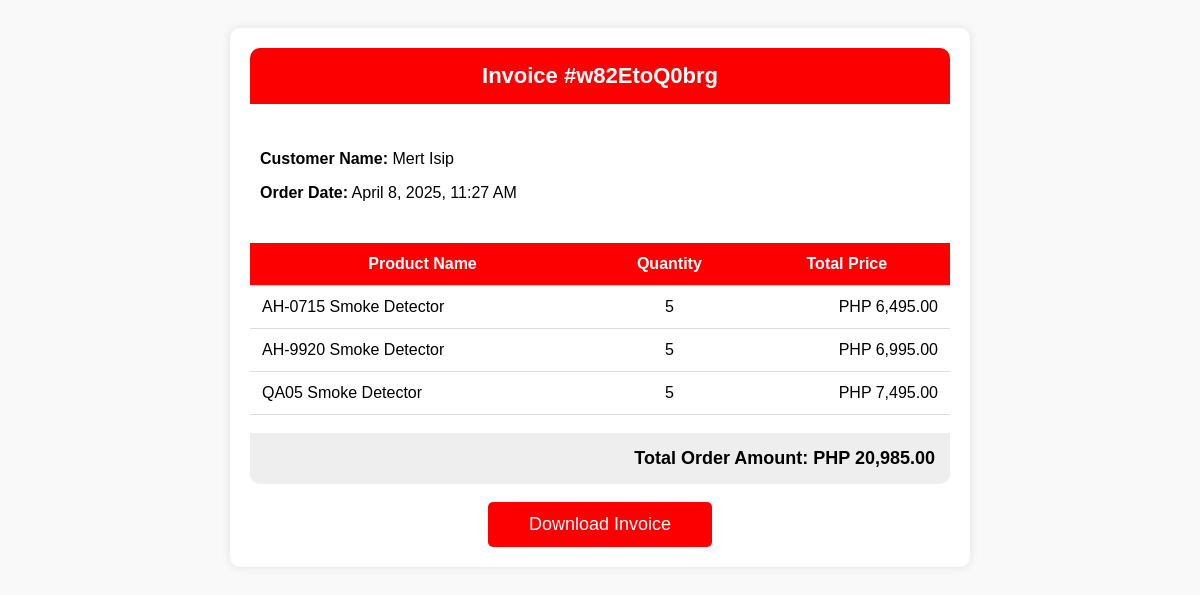
The page /src/invoice.php?referenceNum=w82EtoQ0brg on the database its author committed.
### tables this page shows
CREATE TABLE `orders_tbl` (
  `orderID` int(11) NOT NULL AUTO_INCREMENT,
  `referenceNum` varchar(11) NOT NULL,
  `userID` int(11) DEFAULT NULL,
  `totalAmount` decimal(10,2) DEFAULT NULL,
  `mopID` int(11) DEFAULT NULL,
  `statusID` int(11) DEFAULT NULL,
  `orderReceipt` text DEFAULT NULL,
  `toReceive` datetime DEFAULT NULL,
  `receivedAt` datetime DEFAULT NULL,
  `cancelledAt` datetime DEFAULT NULL,
  `createdAt` datetime NOT NULL DEFAULT current_timestamp(),
  `updatedAt` datetime NOT NULL DEFAULT current_timestamp(),
  PRIMARY KEY (`orderID`) USING BTREE,
  KEY `orderMopFK` (`mopID`),
  KEY `orderStatusFK` (`statusID`),
  KEY `orderUserFK` (`userID`),
  CONSTRAINT `orderMopFK` FOREIGN KEY (`mopID`) REFERENCES `modes_of_payment_tbl` (`mopID`) ON DELETE SET NULL ON UPDATE NO ACTION,
  CONSTRAINT `orderStatusFK` FOREIGN KEY (`statusID`) REFERENCES `statuses_tbl` (`statusID`) ON DELETE SET NULL ON UPDATE NO ACTION,
  CONSTRAINT `orderUserFK` FOREIGN KEY (`userID`) REFERENCES `users_tbl` (`userID`) ON DELETE SET NULL ON UPDATE NO ACTION
);

CREATE TABLE `order_items_tbl` (
  `orderItemID` int(11) NOT NULL AUTO_INCREMENT,
  `orderID` int(11) DEFAULT NULL,
  `productID` int(11) DEFAULT NULL,
  `orderItemQuantity` int(11) NOT NULL DEFAULT 0,
  `orderItemTotal` decimal(10,2) NOT NULL DEFAULT 0.00,
  `orderReceipt` text DEFAULT NULL,
  `createdAt` datetime NOT NULL DEFAULT current_timestamp(),
  PRIMARY KEY (`orderItemID`),
  KEY `orderItemOrderFK` (`orderID`),
  KEY `orderItemProductFK` (`productID`),
  CONSTRAINT `orderItemOrderFK` FOREIGN KEY (`orderID`) REFERENCES `orders_tbl` (`orderID`) ON DELETE SET NULL ON UPDATE NO ACTION,
  CONSTRAINT `orderItemProductFK` FOREIGN KEY (`productID`) REFERENCES `products_tbl` (`productID`) ON DELETE SET NULL ON UPDATE NO ACTION
);

CREATE TABLE `products_tbl` (
  `productID` int(11) NOT NULL AUTO_INCREMENT,
  `userID` int(11) DEFAULT NULL,
  `productName` varchar(50) NOT NULL,
  `productIMG` varchar(100) NOT NULL,
  `categoryID` int(11) DEFAULT NULL,
  `productDesc` text NOT NULL,
  `productSpecs` text NOT NULL,
  `productPrice` decimal(10,2) NOT NULL DEFAULT 0.00,
  `inStock` int(11) NOT NULL DEFAULT 0,
  `prodSold` int(11) NOT NULL DEFAULT 0,
  `statusID` int(11) NOT NULL DEFAULT 5,
  `createdAt` datetime NOT NULL DEFAULT current_timestamp(),
  `updatedAt` datetime NOT NULL DEFAULT current_timestamp(),
  PRIMARY KEY (`productID`),
  UNIQUE KEY `productName` (`productName`),
  KEY `productCategoryFK` (`categoryID`) USING BTREE,
  KEY `productUserFK` (`userID`),
  KEY `productStatusFK` (`statusID`) USING BTREE,
  CONSTRAINT `productCategoryFK` FOREIGN KEY (`categoryID`) REFERENCES `categories_tbl` (`categoryID`) ON DELETE SET NULL ON UPDATE NO ACTION,
  CONSTRAINT `productStatusFK` FOREIGN KEY (`statusID`) REFERENCES `statuses_tbl` (`statusID`) ON DELETE NO ACTION ON UPDATE NO ACTION,
  CONSTRAINT `productsUserFK` FOREIGN KEY (`userID`) REFERENCES `users_tbl` (`userID`) ON DELETE SET NULL ON UPDATE NO ACTION
);

### src/invoice.php (the view, shortened to what this page needs)
<?php
require 'weltz_dbconnect.php';
$referenceNum = $_GET['referenceNum'];
$orderSQL = "SELECT o.orderID, o.createdAt, COALESCE(CONCAT(u.userFname, ' ', u.userLname), 'Deleted User') AS userFullName
             FROM orders_tbl o
             JOIN users_tbl u ON o.userID = u.userID
             WHERE o.referenceNum = ?";
$stmt = $conn->prepare($orderSQL);
$stmt->bind_param("s", $referenceNum);
$stmt->execute();
$order = $stmt->get_result()->fetch_assoc();
$orderID = $order['orderID'];
$orderItemsSQL = "SELECT p.productName, oi.orderItemQuantity, oi.orderItemTotal
                  FROM order_items_tbl oi
                  JOIN products_tbl p ON oi.productID = p.productID
                  WHERE oi.orderID = ?";
$stmt = $conn->prepare($orderItemsSQL);
$stmt->bind_param("i", $orderID);
$stmt->execute();
$orderItems = $stmt->get_result();
$totalOrderAmount = 0;
?>
<!DOCTYPE html>
<html lang="en">
<head>
</head>
<body>
<div class="invoice-container">
    <div class="header">Invoice #<?= htmlspecialchars($referenceNum) ?></div>
    <div class="details">
        <p><strong>Customer Name:</strong> <?= htmlspecialchars($order['userFullName']) ?></p>
        <p><strong>Order Date:</strong> <?= htmlspecialchars(date("F j, Y, g:i A", strtotime($order['createdAt']))) ?></p>
    </div>
    <table class="order-table">
        <tr>
            <th>Product Name</th>
            <th>Quantity</th>
            <th>Total Price</th>
        </tr>
        <?php while ($row = $orderItems->fetch_assoc()) : ?>
            <tr>
                <td><?= htmlspecialchars($row['productName']) ?></td>
                <td style="text-align:center;"><?= htmlspecialchars($row['orderItemQuantity']) ?></td>
                <td style="text-align:right;">PHP <?= number_format($row['orderItemTotal'], 2) ?></td>
            </tr>
            <?php $totalOrderAmount += $row['orderItemTotal']; ?>
        <?php endwhile; ?>
    </table>
    <p class="order-summary">Total Order Amount: PHP <?= number_format($totalOrderAmount, 2) ?></p>
    <a href="download_invoice.php?referenceNum=<?= urlencode($referenceNum) ?>" class="download-btn">Download Invoice</a>
</div>
</body>
</html>

### src/invoice.php (style rules this page uses)
body { font-family: Arial, sans-serif; background: #f9f9f9; padding: 20px; }
.invoice-container { max-width: 700px; background: white; padding: 20px; margin: auto; border-radius: 10px; box-shadow: 0 0 10px rgba(0, 0, 0, 0.1); }
.header { background-color: #fc0001; color: white; padding: 15px; text-align: center; font-size: 22px; font-weight: bold; border-radius: 10px 10px 0 0; }
.details { margin-top: 20px; padding: 10px; }
.order-table { width: 100%; border-collapse: collapse; margin-top: 15px; background: white; }
.order-table th, .order-table td { padding: 12px; border-bottom: 1px solid #ddd; text-align: left; }
.order-table th { background-color: #fc0001; color: white; text-align: center; }
.order-summary { font-size: 18px; font-weight: bold; text-align: right; padding: 15px; background: #eee; border-radius: 0 0 10px 10px; }
.download-btn { display: block; text-align: center; background: #fc0001; color: white; padding: 12px; text-decoration: none; border-radius: 5px; font-size: 18px; margin-top: 20px; width: 200px; margin: auto; }

### rows shown on the page
orders_tbl: createdAt "April 8, 2025, 11:27 AM"
order_items_tbl: productID.productName "AH-0715 Smoke Detector", orderItemQuantity "5", orderItemTotal "6,495.00"
order_items_tbl: productID.productName "AH-9920 Smoke Detector", orderItemQuantity "5", orderItemTotal "6,995.00"
order_items_tbl: productID.productName "QA05 Smoke Detector", orderItemQuantity "5", orderItemTotal "7,495.00"

### other values the page prints
$referenceNum "w82EtoQ0brg"
$order['userFullName'] "Mert Isip"
$totalOrderAmount "20,985.00"
